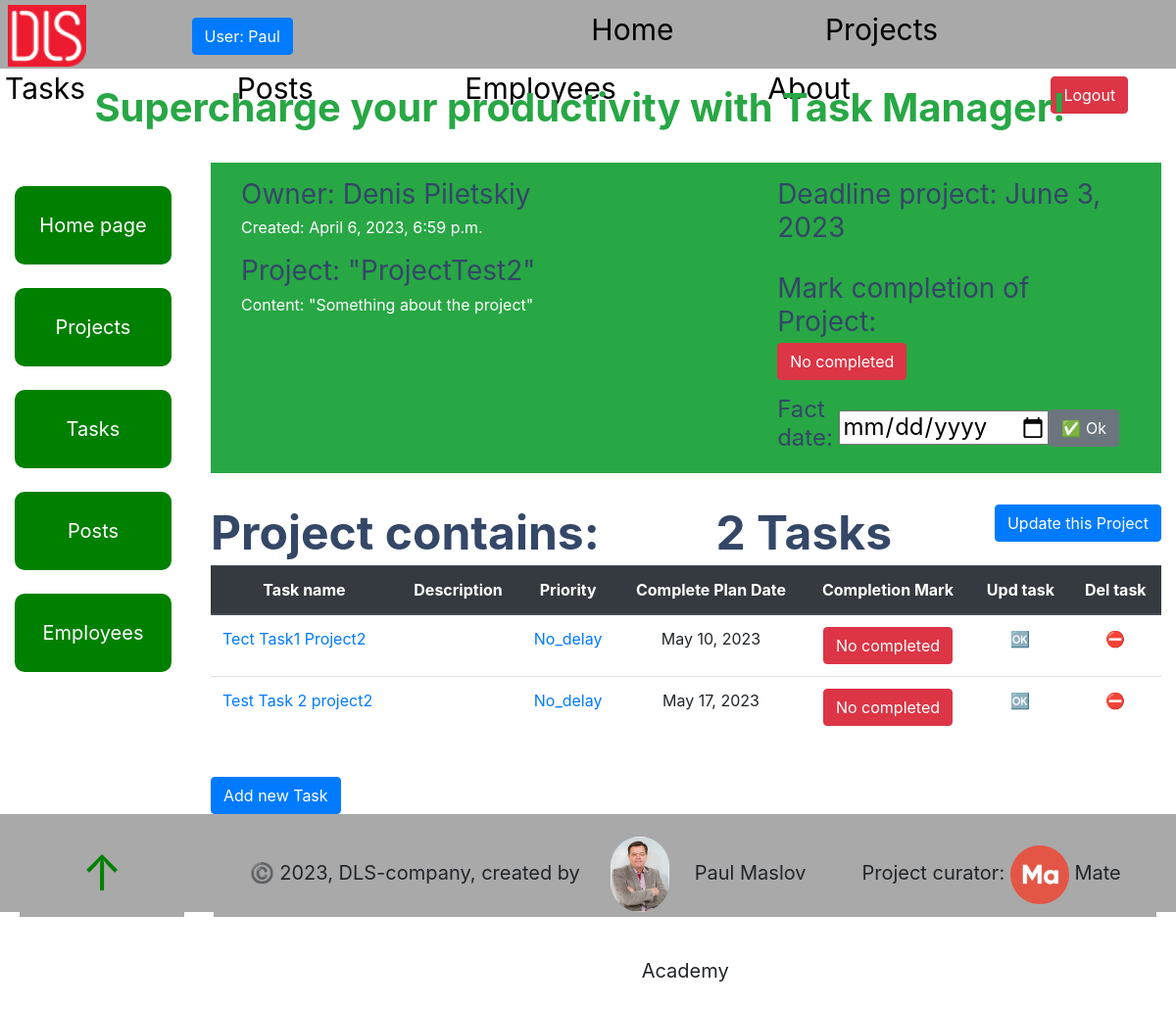
Before: /projects/4/ (signed in) with the older database file.
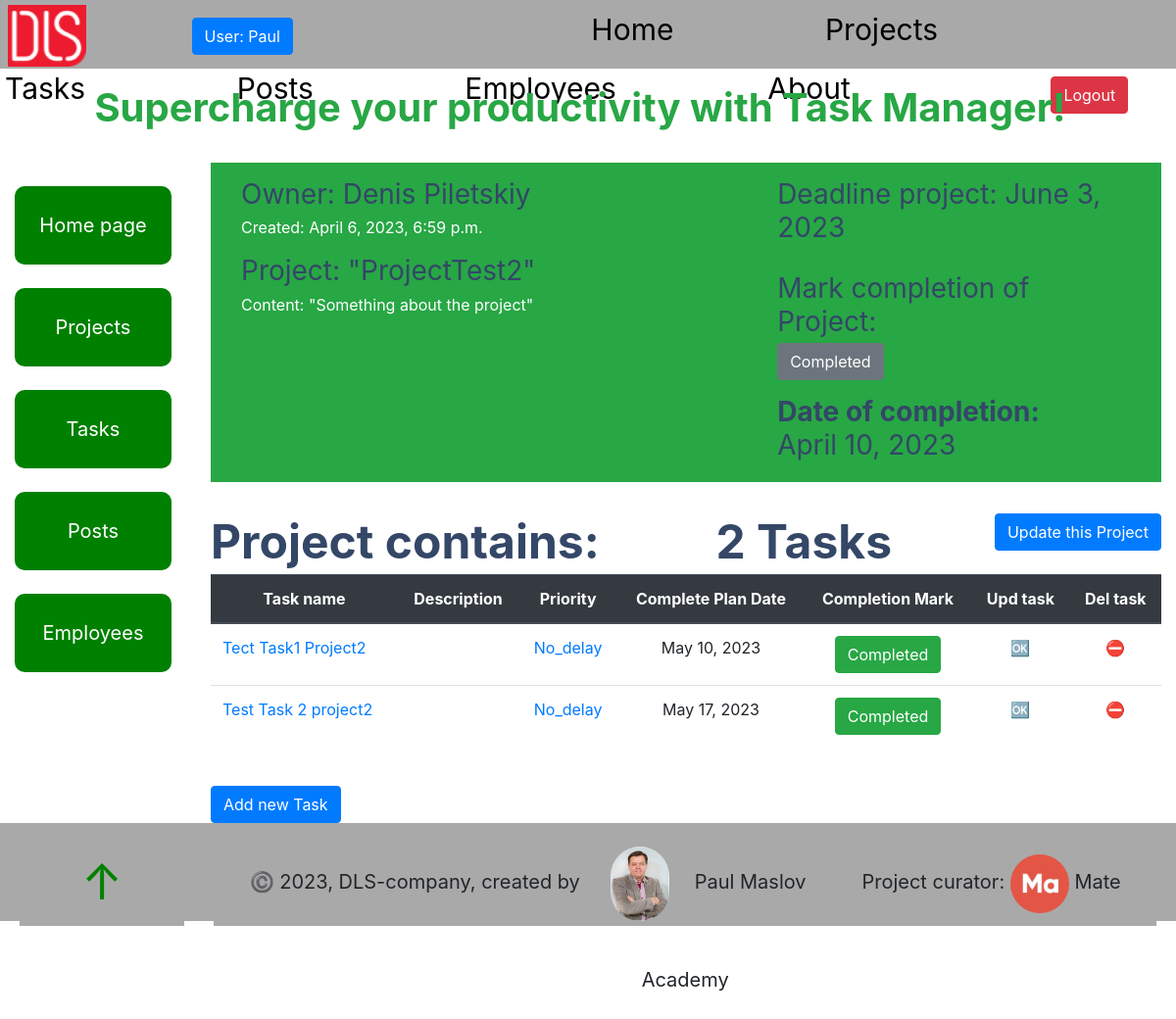
After: the same page with the newer database file.
### task_manager/models.py (models this page shows, shortened)
class Task(models.Model):
    PRIORITY_CHOICES = (
        ("A", "Urgent"),
        ("B", "No_delay"),
        ("C", "Need"),
    )
    name = models.CharField(max_length=255)
    description = models.TextField(null=True, blank=True)
    created_time = models.DateTimeField(auto_now_add=True)
    deadline = models.DateField(null=True, blank=True)
    fact_date = models.DateField(null=True, blank=True)
    is_completed = models.BooleanField()
    priority = models.CharField(
        max_length=1,
        choices=PRIORITY_CHOICES,
        default="B"
    )
    project = models.ForeignKey(
        Project,
        on_delete=models.CASCADE,
        related_name="task"
    )
    assignees = models.ManyToManyField(Employee, related_name="task")
    class Meta:
        ordering = ["deadline", "priority"]

class Project(models.Model):
    name = models.CharField(max_length=255)
    description = models.TextField(null=True, blank=True)
    created_time = models.DateTimeField(auto_now_add=True)
    deadline = models.DateField(null=True, blank=True)
    fact_date = models.DateField(null=True, blank=True)
    is_completed = models.BooleanField()
    owner = models.ForeignKey(
        Employee,
        on_delete=models.CASCADE,
        related_name="project",
    )
    team = models.ForeignKey(
        Team,
        on_delete=models.CASCADE,
    )
    project_type = models.ForeignKey(
        ProjectType,
        on_delete=models.CASCADE,
    )
    class Meta:
        ordering = ["deadline"]

class Employee(AbstractUser, ModelMeta):
    photo = models.ImageField(upload_to="static/foto_users/", blank=True)
    position = models.ForeignKey(
        Position,
        null=True,
        blank=True,
        on_delete=models.CASCADE,
        related_name="employees"
    )
    class Meta:
        ordering = ["username"]
        verbose_name = "employee"
        verbose_name_plural = "employees"
    _metadata = {
           'photo': 'get_meta_photo',
    }

### task_manager/views.py (the view, shortened to what this page needs)
class ProjectDetailView(LoginRequiredMixin, generic.DetailView):
    context_object_name = "project_detail"
    model = Project
    queryset = Project.objects.select_related(
        "owner"
    ).prefetch_related(
        "task"
    )
    success_url = reverse_lazy("task_manager:project-list")
    def get_context_data(self, *, object_list=None, **kwargs):
        context = super(ProjectDetailView, self).get_context_data(**kwargs)
        fact_date = self.request.GET.get("fact_date", "")
        context["done_form"] = ProjectForm(
            initial={"fact_date": fact_date}
        )
        return context

### task_manager/forms.py
class ProjectForm(forms.ModelForm):
    class Meta:
        model = Task
        fields = ("fact_date",)
        widgets = {
            "fact_date": forms.DateInput(attrs={"type": "date"})
        }

### templates/task_manager/project_detail.html (shortened to what this page needs)
{% extends "base.html" %}
{% load crispy_forms_filters %}
{% block content %}
  <section class="p-3 mb-2 bg-success text-white">
    <div class="container-fluid">
      <div class="row">
        <div class="col-sm-7">
           <h3 class="project__part">
             Owner: {{ project_detail.owner.first_name }}
             {{ project_detail.owner.last_name }}
           </h3>
           <p>
             Created: {{ project_detail.created_time }}
           </p>
           <h3>Project: "{{ project_detail.name }}"</h3>
           <p>
             Content: "{{ project_detail.description }}"
           </p>
        </div>
        <div class="col-sm-5">
          <h3 class="project__part">
            Deadline project: {{ project_detail.deadline }}
          </h3>
          <br><br>
          <h3>
            Mark completion of Project:
          </h3>
          {% if project_detail.is_completed %}
            <p class="text-center btn btn-secondary">Completed</p>
            {% else %}
            <p class="text-center btn btn-danger">No completed</p>
          {% endif %}
          {% if project_detail.fact_date %}
            <h3><strong>Date of completion:</strong> &emsp; {{ project_detail.fact_date }}</h3>
            {% else %}
            <h4>
              <form action="" method="post" style="height: 50px" class="form-check-inline" novalidate>
                {{ done_form }}
              <input type="submit" value="✅ Ok" class="btn btn-secondary">
            </form>
            </h4>
          {% endif %}
        </div>
      </div>
    </div>
  </section>
  <br>
  <section>
    <h1 class="text-left">
      <strong>Project contains: &emsp;&emsp; {{ project_detail.task.all.count }} Tasks</strong>
      <a
        class="btn btn-primary"
        style="float: right"
        href="{% url 'task_manager:project-update' pk=project_detail.id %}">
        Update this Project
      </a>
    </h1>
    <table class="table">
      <thead class="thead-dark">
        <tr class="text-center">
          <th scope="col">Task name</th>
          <th scope="col">Description</th>
          <th scope="col">Priority</th>
          <th scope="col">Complete Plan Date</th>
          <th scope="col">Completion Mark</th>
          <th scope="col">Upd task</th>
          <th scope="col">Del task</th>
        </tr>
      </thead>
      <tbody>
        {% for task in project_detail.task.all %}
          <tr>
            <td><a href="{% url 'task_manager:task-detail' pk=task.id %}">{{ task.name }}</a></td>
            <td>{{ task.description }}</td>
            <td class="text-center">
              {% if task.priority == "A"  %}
                <span class="btn-outline-danger">{{ task.get_priority_display }}</span>
                {% elif task.priority == "B" %}
                <span class="btn-outline-primary">{{ task.get_priority_display }}</span>
                {% else %}
                <span class="btn-light">{{ task.get_priority_display }}</span>
              {% endif %}
            </td>
            <td class="text-center">{{ task.deadline }}</td>
            <td class="text-center">
              {% if task.is_completed %}
                <a
                  class="btn btn-success"
                  href="{% url 'task_manager:task-detail' pk=task.id %}">
                  Completed
                </a>
              {% else %}
                <a
                  class="btn btn-danger"
                  href="{% url 'task_manager:task-detail' pk=task.id %}">
                  No completed
                </a>
              {% endif %}
            </td>
            <td class="text-center">
              <a
                href="{% url 'task_manager:task-update' pk=task.id %}">
                🆗
              </a>
            </td>
            <td class="text-center">
              <a
                href="{% url 'task_manager:task-delete' pk=task.id %}">
                ⛔️
              </a>
            </td>
          </tr>
        {% endfor %}
      </tbody>
    </table>
  </section>
  <br>
  <a
    class="btn btn-primary"
    style="float: left"
    href="{% url 'task_manager:task-create' %}">
    Add new Task
  </a>
{% endblock %}

Changed rows visible on the page:
changed Project "ProjectTest2": is_completed False → True (drawn); fact_date (not shown) → "April 10, 2023"
changed Task "Tect Task1 Project2": is_completed "No completed" → "Completed"
changed Task "Test Task 2 project2": is_completed "No completed" → "Completed"
Other visible differences:
form field value: "✅ Ok" → (not shown)
text no longer shown: "No completed Fact date:"
text now shown: "Completed Date of completion:"
